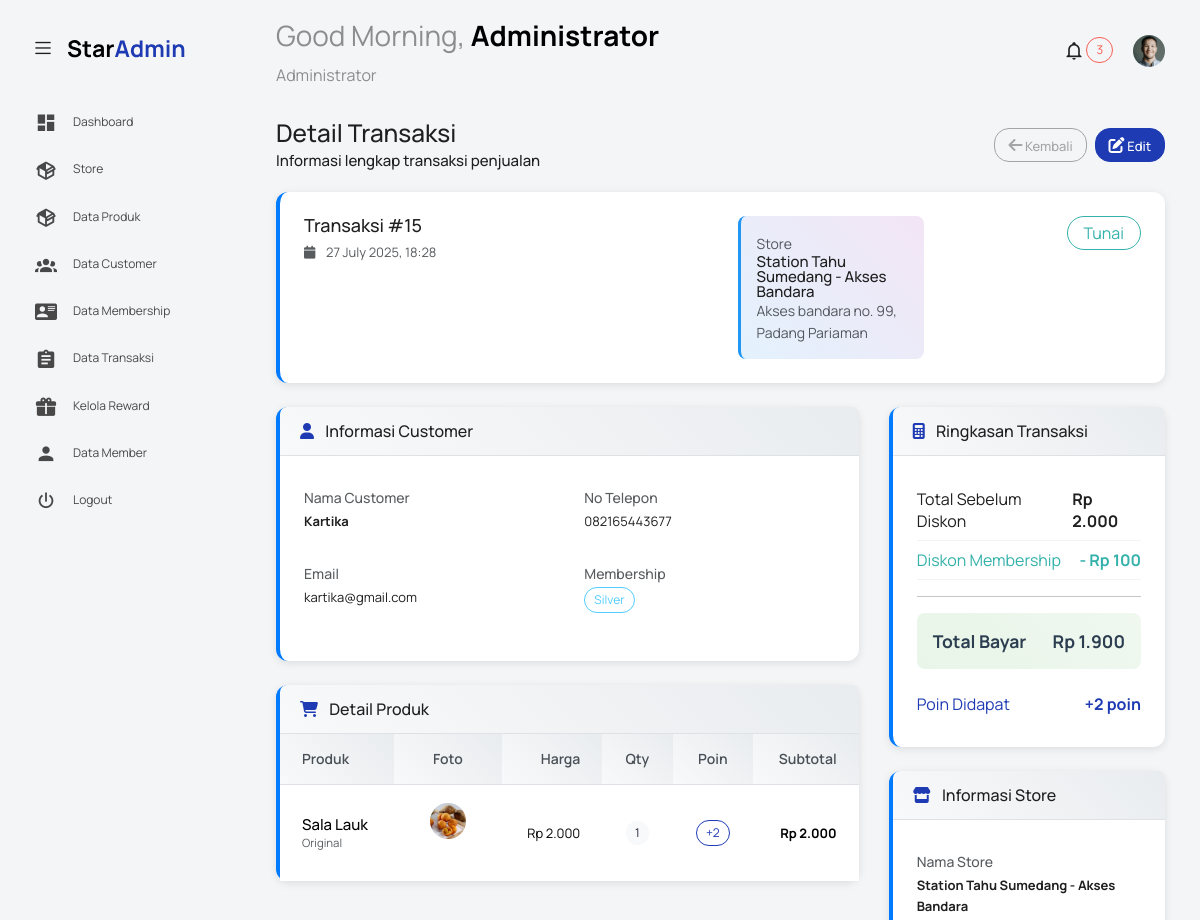
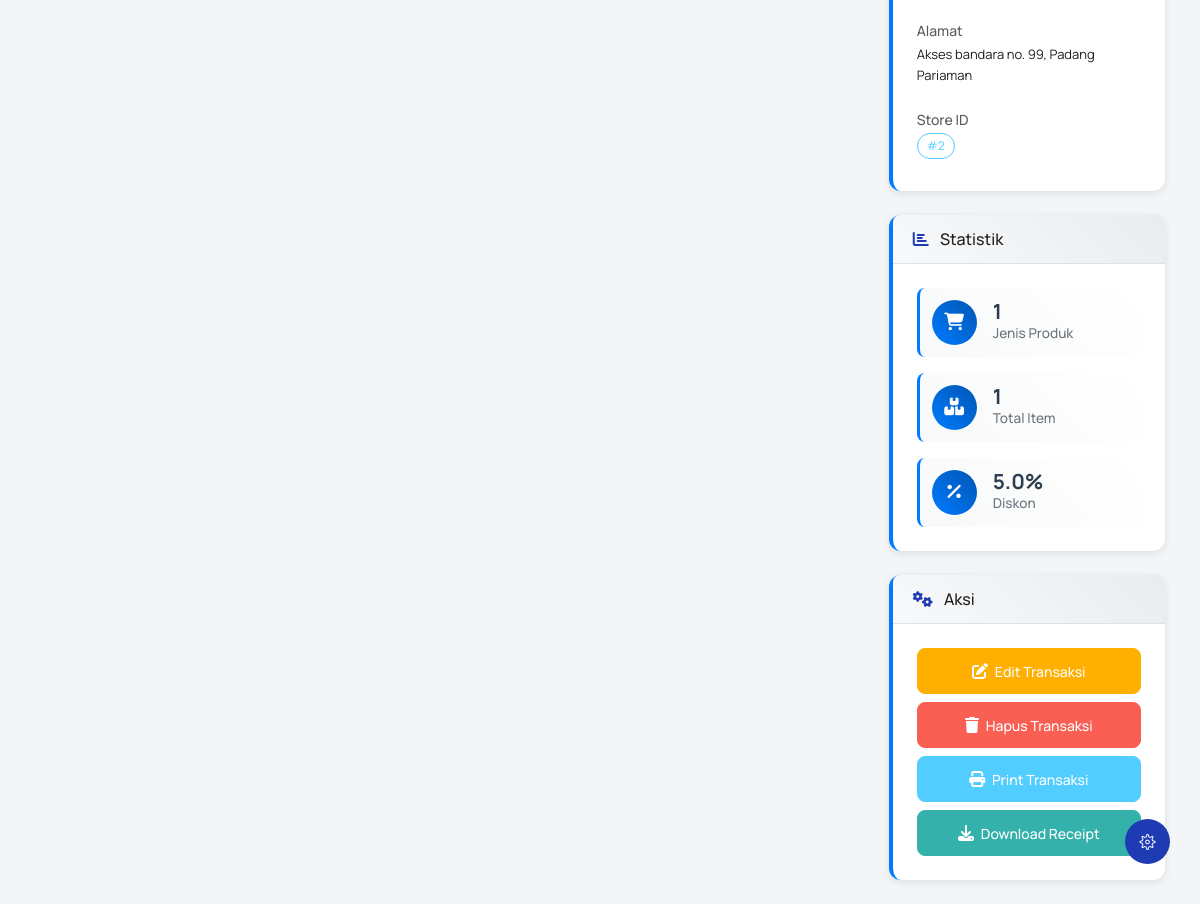
Page /index.php?controller=transaksiadmin&action=view&id=15 (signed in) on the committed database (2 pictures, top to bottom).
### tables this page shows
CREATE TABLE `transaksi` (
  `transaksi_id` int NOT NULL,
  `customer_id` int DEFAULT NULL,
  `store_id` int NOT NULL DEFAULT '1',
  `tanggal_transaksi` datetime DEFAULT CURRENT_TIMESTAMP,
  `total_sebelum_diskon` decimal(10,2) NOT NULL,
  `diskon_membership` decimal(10,2) DEFAULT '0.00',
  `total_bayar` decimal(10,2) NOT NULL,
  `poin_didapat` int DEFAULT '0',
  `metode_pembayaran` enum('tunai','transfer','kartu') DEFAULT 'tunai',
  `bukti_pembayaran` varchar(255) DEFAULT NULL
);

CREATE TABLE `store` (
  `id_store` int NOT NULL,
  `nama_store` varchar(100) NOT NULL,
  `alamat_store` text NOT NULL,
  `manajer_store` varchar(100) DEFAULT NULL,
  `status_store` enum('aktif','tidak_aktif') DEFAULT 'aktif'
);

CREATE TABLE `customers` (
  `customer_id` int NOT NULL,
  `user_id` int DEFAULT NULL,
  `nama_customer` varchar(100) NOT NULL,
  `no_telepon` varchar(15) DEFAULT NULL,
  `alamat` text,
  `email` varchar(100) DEFAULT NULL,
  `membership_id` int DEFAULT '1',
  `total_pembelian` decimal(12,2) DEFAULT '0.00',
  `total_poin` int DEFAULT '0',
  `tanggal_daftar` date DEFAULT (curdate()),
  `status_aktif` enum('aktif','tidak_aktif') DEFAULT 'aktif'
);

CREATE TABLE `membership` (
  `membership_id` int NOT NULL,
  `nama_membership` varchar(50) NOT NULL,
  `minimal_pembelian` decimal(10,2) NOT NULL,
  `diskon_persen` int DEFAULT '0',
  `poin_per_pembelian` int DEFAULT '1',
  `benefit` text
);

CREATE TABLE `detail_transaksi` (
  `detail_id` int NOT NULL,
  `transaksi_id` int DEFAULT NULL,
  `produk_id` int DEFAULT NULL,
  `jumlah` int NOT NULL,
  `harga_satuan` decimal(10,2) NOT NULL,
  `subtotal` decimal(10,2) NOT NULL,
  `poin_produk` int DEFAULT '0',
  `total_poin_item` int DEFAULT '0'
);

CREATE TABLE `produk` (
  `produk_id` int NOT NULL,
  `nama_produk` varchar(100) NOT NULL,
  `harga` decimal(10,2) NOT NULL,
  `stok` int DEFAULT '0',
  `kategori` varchar(50) DEFAULT NULL,
  `poin_reward` int DEFAULT '0',
  `foto_produk` varchar(255) DEFAULT NULL,
  `store_id` int NOT NULL DEFAULT '1'
);

### views/transaksi_admin/view.php (the view, shortened to what the rows shown need)
<?php include('template/header.php'); ?>
<body class="with-welcome-text">
  <div class="container-scroller">
    <?php include 'template/navbar.php'; ?>
    <div class="container-fluid page-body-wrapper">
      <?php include 'template/setting_panel.php'; ?>
      <?php include 'template/sidebar.php'; ?>
      <div class="main-panel">
        <div class="content-wrapper">
          <div class="d-flex justify-content-between align-items-center mb-4">
            <div>
              <h3 class="font-weight-bold">Detail Transaksi</h3>
              <h6 class="font-weight-normal mb-0">
                Informasi lengkap transaksi penjualan
              </h6>
            </div>
            <div class="btn-group-responsive">
              <a href="index.php?controller=transaksi_admin" class="btn btn-outline-secondary btn-sm">
                <i class="fas fa-arrow-left"></i> Kembali
              </a>
              <a href="index.php?controller=transaksi_admin&action=edit&id=<?= $transaksi['transaksi_id'] ?>" class="btn btn-primary btn-sm">
                <i class="fas fa-edit"></i> Edit
              </a>
            </div>
          </div>
          <div class="card mb-4">
            <div class="card-body">
              <div class="row">
                <div class="col-md-6">
                  <h4 class="mb-2">Transaksi #<?= $transaksi['transaksi_id'] ?></h4>
                  <p class="text-muted mb-0">
                    <i class="fas fa-calendar me-2"></i>
                    <?= date('d F Y, H:i', strtotime($transaksi['tanggal_transaksi'])) ?>
                  </p>
                </div>
                <div class="col-md-3">
                  <?php if (isset($transaksi['nama_store'])): ?>
                  <div class="store-info">
                    <small class="text-muted">Store</small>
                    <h6 class="mb-0"><?= htmlspecialchars($transaksi['nama_store']) ?></h6>
                    <small class="text-muted"><?= htmlspecialchars($transaksi['alamat_store']) ?></small>
                  </div>
                  <?php endif; ?>
                </div>
                <div class="col-md-3 text-md-end mt-3 mt-md-0">
                  <span class="badge badge-<?= $transaksi['metode_pembayaran'] == 'tunai' ? 'success' :
                    ($transaksi['metode_pembayaran'] == 'transfer' ? 'info' : 'warning') ?> fs-6 px-3 py-2">
                    <?= ucfirst($transaksi['metode_pembayaran']) ?>
                  </span>
                </div>
              </div>
            </div>
          </div>
          <div class="row">
            <div class="col-lg-8">
              <div class="card mb-4">
                <div class="card-header">
                  <h5 class="mb-0">
                    <i class="fas fa-user text-primary me-2"></i>
                    Informasi Customer
                  </h5>
                </div>
                <div class="card-body">
                  <?php if ($transaksi['customer_id']): ?>
                    <div class="row">
                      <div class="col-md-6 mb-3">
                        <div class="info-item">
                          <small class="text-muted">Nama Customer</small>
                          <p class="fw-bold mb-0"><?= htmlspecialchars($transaksi['nama_customer']) ?></p>
                        </div>
                      </div>
                      <div class="col-md-6 mb-3">
                        <div class="info-item">
                          <small class="text-muted">No Telepon</small>
                          <p class="mb-0"><?= htmlspecialchars($transaksi['no_telepon']) ?></p>
                        </div>
                      </div>
                      <div class="col-md-6 mb-3">
                        <div class="info-item">
                          <small class="text-muted">Email</small>
                          <p class="mb-0"><?= htmlspecialchars($transaksi['email'] ?: '-') ?></p>
                        </div>
                      </div>
                      <div class="col-md-6 mb-3">
                        <div class="info-item">
                          <small class="text-muted">Membership</small>
                          <p class="mb-0">
                            <span class="badge badge-<?= $transaksi['nama_membership'] == 'Bronze' ? 'secondary' :
                              ($transaksi['nama_membership'] == 'Silver' ? 'info' :
                              ($transaksi['nama_membership'] == 'Gold' ? 'warning' : 'primary')) ?>">
                              <?= htmlspecialchars($transaksi['nama_membership']) ?>
                            </span>
                          </p>
                        </div>
                      </div>
                    </div>
                  <?php else: ?>
                    <div class="text-center py-4">
                      <span class="badge badge-secondary badge-lg">Customer Umum</span>
                    </div>
                  <?php endif; ?>
                </div>
              </div>
              <div class="card">
                <div class="card-header">
                  <h5 class="mb-0">
                    <i class="fas fa-shopping-cart text-primary me-2"></i>
                    Detail Produk
                  </h5>
                </div>
                <div class="card-body p-0">
                  <div class="table-responsive">
                    <table class="table table-hover mb-0">
                      <thead class="table-light">
                        <tr>
                          <th>Produk</th>
                          <th class="text-center d-none d-md-table-cell">Foto</th>
                          <th class="text-end d-none d-md-table-cell">Harga</th>
                          <th class="text-center">Qty</th>
                          <th class="text-center d-none d-sm-table-cell">Poin</th>
                          <th class="text-end">Subtotal</th>
                        </tr>
                      </thead>
                      <tbody>
                        <?php if (!empty($detail)): ?>
                          <?php foreach ($detail as $item): ?>
                          <tr>
                            <td>
                              <div>
                                <h6 class="mb-1"><?= htmlspecialchars($item['nama_produk']) ?></h6>
                                <small class="text-muted"><?= htmlspecialchars($item['kategori']) ?></small>
                              </div>
                            </td>
                            <td class="text-center d-none d-md-table-cell">
                              <div class="product-image-small">
                                <?php if (!empty($item['foto_produk'])): ?>
                                  <img src="foto_produk/<?= htmlspecialchars($item['foto_produk']) ?>"
                                       alt="<?= htmlspecialchars($item['nama_produk']) ?>"
                                       onclick="showImageModal(this.src)">
                                <?php else: ?>
                                  <div class="no-image">
                                    <i class="fas fa-image"></i>
                                  </div>
                                <?php endif; ?>
                              </div>
                            </td>
                            <td class="text-end d-none d-md-table-cell">
                              Rp <?= number_format($item['harga_satuan'], 0, ',', '.') ?>
                            </td>
                            <td class="text-center">
                              <span class="badge bg-light text-dark"><?= $item['jumlah'] ?></span>
                            </td>
                            <td class="text-center d-none d-sm-table-cell">
                              <?php if ($item['total_poin_item'] > 0): ?>
                                <span class="badge badge-primary">+<?= number_format($item['total_poin_item']) ?></span>
                              <?php else: ?>
                                <span class="text-muted">-</span>
                              <?php endif; ?>
                            </td>
                            <td class="text-end fw-bold">
                              Rp <?= number_format($item['subtotal'], 0, ',', '.') ?>
                            </td>
                          </tr>
                          <?php endforeach; ?>
                        <?php endif; ?>
                      </tbody>
                    </table>
                  </div>
                </div>
              </div>
            </div>
            <div class="col-lg-4 mt-4 mt-lg-0">
              <div class="card mb-4">
                <div class="card-header">
                  <h5 class="mb-0">
                    <i class="fas fa-calculator text-primary me-2"></i>
                    Ringkasan Transaksi
                  </h5>
                </div>
                <div class="card-body">
                  <div class="summary-row">
                    <span>Total Sebelum Diskon</span>
                    <span class="fw-bold">Rp <?= number_format($transaksi['total_sebelum_diskon'], 0, ',', '.') ?></span>
                  </div>
                  <?php if ($transaksi['diskon_membership'] > 0): ?>
                  <div class="summary-row text-success">
                    <span>Diskon Membership</span>
                    <span class="fw-bold">- Rp <?= number_format($transaksi['diskon_membership'], 0, ',', '.') ?></span>
                  </div>
                  <?php endif; ?>
                  <hr>
                  <div class="summary-row total-row">
                    <span>Total Bayar</span>
                    <span class="fw-bold">Rp <?= number_format($transaksi['total_bayar'], 0, ',', '.') ?></span>
                  </div>
                  <?php if ($transaksi['poin_didapat'] > 0): ?>
                  <div class="summary-row text-primary mt-3">
                    <span>Poin Didapat</span>
                    <span class="fw-bold">+<?= number_format($transaksi['poin_didapat']) ?> poin</span>
                  </div>
                  <?php endif; ?>
                </div>
              </div>
              <?php if (isset($transaksi['nama_store'])): ?>
              <div class="card mb-4">
                <div class="card-header">
                  <h5 class="mb-0">
                    <i class="fas fa-store text-primary me-2"></i>
                    Informasi Store
                  </h5>
                </div>
                <div class="card-body">
                  <div class="info-item mb-2">
                    <small class="text-muted">Nama Store</small>
                    <p class="fw-bold mb-0"><?= htmlspecialchars($transaksi['nama_store']) ?></p>
                  </div>
                  <div class="info-item mb-2">
                    <small class="text-muted">Alamat</small>
                    <p class="mb-0"><?= htmlspecialchars($transaksi['alamat_store']) ?></p>
                  </div>
                  <div class="info-item">
                    <small class="text-muted">Store ID</small>
                    <p class="mb-0">
                      <span class="badge badge-info">#<?= $transaksi['store_id'] ?></span>
                    </p>
                  </div>
                </div>
              </div>
              <?php endif; ?>
              <div class="card mb-4">
                <div class="card-header">
                  <h5 class="mb-0">
                    <i class="fas fa-chart-bar text-primary me-2"></i>
                    Statistik
                  </h5>
                </div>
                <div class="card-body">
                  <div class="stat-item">
                    <div class="stat-icon">
                      <i class="fas fa-shopping-cart"></i>
                    </div>
                    <div class="stat-content">
                      <h6><?= count($detail) ?></h6>
                      <span>Jenis Produk</span>
                    </div>
                  </div>
                  <div class="stat-item">
                    <div class="stat-icon">
                      <i class="fas fa-boxes"></i>
                    </div>
                    <div class="stat-content">
                      <h6><?= array_sum(array_column($detail, 'jumlah')) ?></h6>
                      <span>Total Item</span>
                    </div>
                  </div>
                  <div class="stat-item">
                    <div class="stat-icon">
                      <i class="fas fa-percentage"></i>
                    </div>
                    <div class="stat-content">
                      <h6><?= $transaksi['total_sebelum_diskon'] > 0 ? number_format(($transaksi['diskon_membership'] / $transaksi['total_sebelum_diskon']) * 100, 1) : 0 ?>%</h6>
                      <span>Diskon</span>
                    </div>
                  </div>
                </div>
              </div>
              <div class="card">
                <div class="card-header">
                  <h5 class="mb-0">
                    <i class="fas fa-cogs text-primary me-2"></i>
                    Aksi
                  </h5>
                </div>
                <div class="card-body">
                  <div class="d-grid gap-2">
                    <a href="index.php?controller=transaksi_admin&action=edit&id=<?= $transaksi['transaksi_id'] ?>"
                       class="btn btn-warning">
                      <i class="fas fa-edit me-1"></i> Edit Transaksi
                    </a>
                    <a href="index.php?controller=transaksi_admin&action=delete&id=<?= $transaksi['transaksi_id'] ?>"
                       class="btn btn-danger"
                       onclick="return confirm('Yakin ingin menghapus transaksi ini? Stok produk akan dikembalikan dan data customer akan diupdate.')">
                      <i class="fas fa-trash me-1"></i> Hapus Transaksi
                    </a>
                    <button class="btn btn-info" onclick="printTransaction()">
                      <i class="fas fa-print me-1"></i> Print Transaksi
                    </button>
                    <button class="btn btn-success" onclick="downloadReceipt()">
                      <i class="fas fa-download me-1"></i> Download Receipt
                    </button>
                  </div>
                </div>
              </div>
            </div>
          </div>
        </div>
      </div>
    </div>
  </div>
</body>

### rows in the picture
transaksi: transaksi_id "15", tanggal_transaksi "27 July 2025, 18:28", store.nama_store "Station Tahu Sumedang - Akses Bandara", store.alamat_store "Akses bandara no. 99, Padang Pariaman", metode_pembayaran "Tunai", customer.nama_customer "Kartika", customer.no_telepon "082165443677", customer.email "kartika@gmail.com", membership.nama_membership "Silver", total_sebelum_diskon "2.000", diskon_membership "100", total_bayar "1.900", poin_didapat "2", store "2", ($transaksi['diskon_membership'] / $transaksi['total_sebelum_diskon']) * 100 "5.0"
detail_transaksi: produk.nama_produk "Sala Lauk", produk.kategori "Original", produk.foto_produk (picture), harga_satuan "2.000", jumlah "1", total_poin_item "2", subtotal "2.000"

### other values in the picture
$greeting "Good Morning"
$userName "Administrator"
$roleDisplay "Administrator"
count($detail) "1"
array_sum(array_column($detail, 'jumlah')) "1"
